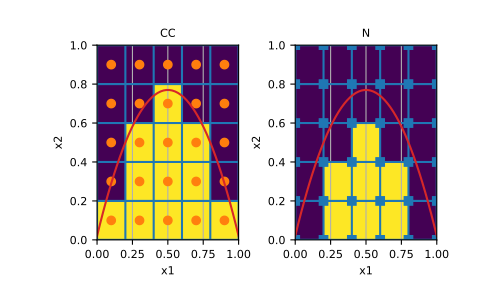

The Python source for this figure:
# Here we define the active cells below a parabola. We demonstrate the differences
# that appear when using the 'CC' and 'N' options for *reference_grid*.

import matplotlib.pyplot as plt
import numpy as np
from discretize import TensorMesh
from discretize.utils import active_from_xyz

# Determine active cells for a given mesh and topography

mesh = TensorMesh([5, 5])
topo_func = lambda x: -3*(x-0.2)*(x-0.8)+.5
topo_points = np.linspace(0, 1)
topo_vals = topo_func(topo_points)
active_cc = active_from_xyz(mesh, np.c_[topo_points, topo_vals], grid_reference='CC')
active_n = active_from_xyz(mesh, np.c_[topo_points, topo_vals], grid_reference='N')

# Plot visual representation

# .. collapse:: Expand to show scripting for plot

ax = plt.subplot(121)
mesh.plot_image(active_cc, ax=ax)
mesh.plot_grid(centers=True, ax=ax)
ax.plot(np.linspace(0,1), topo_func(np.linspace(0,1)), color='C3')
ax.set_title("CC")
ax = plt.subplot(122)
mesh.plot_image(active_n, ax=ax)
mesh.plot_grid(nodes=True, ax=ax)
ax.plot(np.linspace(0,1), topo_func(np.linspace(0,1)), color='C3')
ax.set_title("N")
plt.show()
